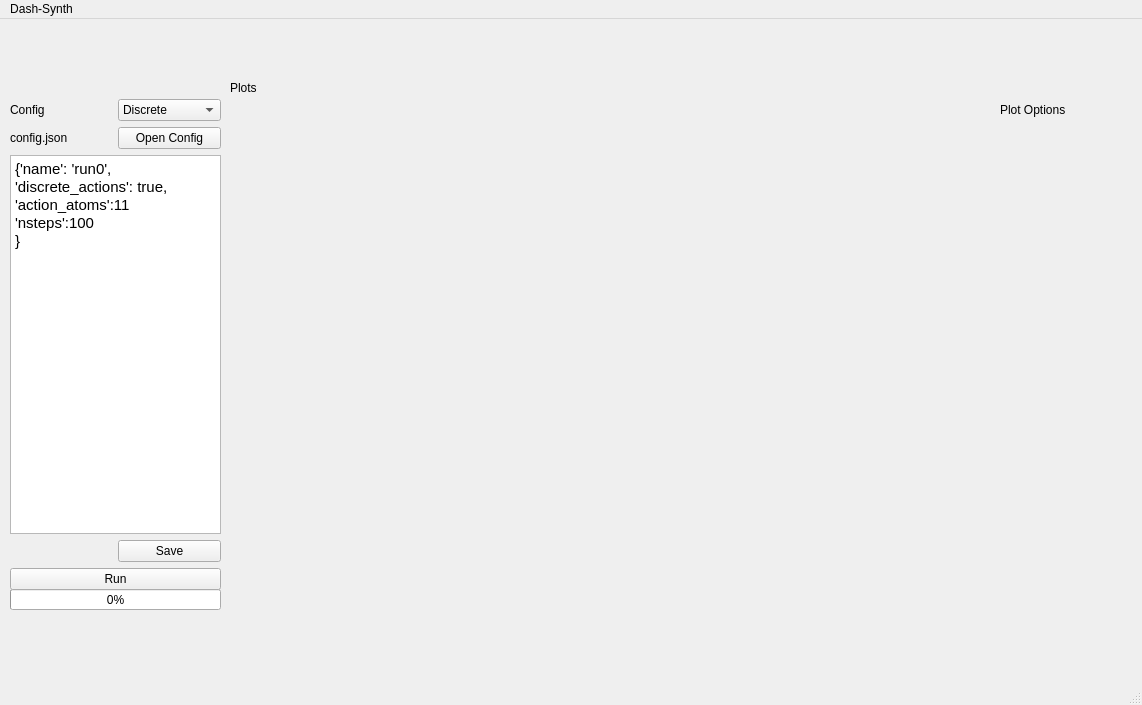
<?xml version="1.0" encoding="UTF-8"?>
<ui version="4.0">
 <class>MainWindow</class>
 <widget class="QMainWindow" name="MainWindow">
  <property name="geometry">
   <rect>
    <x>0</x>
    <y>0</y>
    <width>1142</width>
    <height>705</height>
   </rect>
  </property>
  <property name="windowTitle">
   <string>MainWindow</string>
  </property>
  <widget class="QWidget" name="centralwidget">
   <widget class="QWidget" name="PlotsWidget" native="true">
    <property name="geometry">
     <rect>
      <x>230</x>
      <y>80</y>
      <width>771</width>
      <height>531</height>
     </rect>
    </property>
   </widget>
   <widget class="QProgressBar" name="progressBar">
    <property name="geometry">
     <rect>
      <x>10</x>
      <y>570</y>
      <width>211</width>
      <height>21</height>
     </rect>
    </property>
    <property name="value">
     <number>0</number>
    </property>
   </widget>
   <widget class="QWidget" name="PlotOptionsWidget" native="true">
    <property name="geometry">
     <rect>
      <x>1000</x>
      <y>80</y>
      <width>141</width>
      <height>151</height>
     </rect>
    </property>
    <widget class="QLabel" name="PlotOptionsLabel">
     <property name="geometry">
      <rect>
       <x>0</x>
       <y>0</y>
       <width>111</width>
       <height>21</height>
      </rect>
     </property>
     <property name="text">
      <string>Plot Options</string>
     </property>
    </widget>
   </widget>
   <widget class="QLabel" name="PlotsLabel">
    <property name="geometry">
     <rect>
      <x>230</x>
      <y>60</y>
      <width>681</width>
      <height>17</height>
     </rect>
    </property>
    <property name="text">
     <string>Plots</string>
    </property>
   </widget>
   <widget class="QWidget" name="">
    <property name="geometry">
     <rect>
      <x>10</x>
      <y>80</y>
      <width>211</width>
      <height>491</height>
     </rect>
    </property>
    <layout class="QGridLayout" name="ControlsGridLayout">
     <item row="2" column="0" colspan="2">
      <widget class="QTextEdit" name="ParamsEdit">
       <property name="html">
        <string>&lt;!DOCTYPE HTML PUBLIC &quot;-//W3C//DTD HTML 4.0//EN&quot; &quot;http://www.w3.org/TR/REC-html40/strict.dtd&quot;&gt;
&lt;html&gt;&lt;head&gt;&lt;meta name=&quot;qrichtext&quot; content=&quot;1&quot; /&gt;&lt;style type=&quot;text/css&quot;&gt;
p, li { white-space: pre-wrap; }
&lt;/style&gt;&lt;/head&gt;&lt;body style=&quot; font-family:'Ubuntu'; font-size:11pt; font-weight:400; font-style:normal;&quot;&gt;
&lt;p style=&quot; margin-top:0px; margin-bottom:0px; margin-left:0px; margin-right:0px; -qt-block-indent:0; text-indent:0px;&quot;&gt;{'name': 'run0',&lt;/p&gt;
&lt;p style=&quot; margin-top:0px; margin-bottom:0px; margin-left:0px; margin-right:0px; -qt-block-indent:0; text-indent:0px;&quot;&gt;'discrete_actions': true,&lt;/p&gt;
&lt;p style=&quot; margin-top:0px; margin-bottom:0px; margin-left:0px; margin-right:0px; -qt-block-indent:0; text-indent:0px;&quot;&gt;'action_atoms':11&lt;/p&gt;
&lt;p style=&quot; margin-top:0px; margin-bottom:0px; margin-left:0px; margin-right:0px; -qt-block-indent:0; text-indent:0px;&quot;&gt;'nsteps':100&lt;/p&gt;
&lt;p style=&quot; margin-top:0px; margin-bottom:0px; margin-left:0px; margin-right:0px; -qt-block-indent:0; text-indent:0px;&quot;&gt;}&lt;/p&gt;&lt;/body&gt;&lt;/html&gt;</string>
       </property>
      </widget>
     </item>
     <item row="1" column="1">
      <widget class="QPushButton" name="FileOpenButton">
       <property name="text">
        <string>Open Config</string>
       </property>
      </widget>
     </item>
     <item row="1" column="0">
      <widget class="QLabel" name="FilenameLabel">
       <property name="text">
        <string>config.json</string>
       </property>
      </widget>
     </item>
     <item row="3" column="1">
      <widget class="QPushButton" name="FileSaveButton">
       <property name="text">
        <string>Save</string>
       </property>
      </widget>
     </item>
     <item row="0" column="1">
      <widget class="QComboBox" name="DiscreteChoice">
       <item>
        <property name="text">
         <string>Discrete</string>
        </property>
       </item>
       <item>
        <property name="text">
         <string>Continuous</string>
        </property>
       </item>
      </widget>
     </item>
     <item row="0" column="0">
      <widget class="QLabel" name="ConfigLabel">
       <property name="text">
        <string>Config</string>
       </property>
      </widget>
     </item>
     <item row="4" column="0" colspan="2">
      <widget class="QPushButton" name="RunCommand">
       <property name="text">
        <string>Run</string>
       </property>
      </widget>
     </item>
    </layout>
   </widget>
  </widget>
  <widget class="QStatusBar" name="statusbar"/>
  <widget class="QMenuBar" name="menubar">
   <property name="geometry">
    <rect>
     <x>0</x>
     <y>0</y>
     <width>1142</width>
     <height>22</height>
    </rect>
   </property>
   <widget class="QMenu" name="menuDash_Synth">
    <property name="title">
     <string>Dash-Synth</string>
    </property>
    <addaction name="separator"/>
    <addaction name="separator"/>
   </widget>
   <addaction name="menuDash_Synth"/>
  </widget>
 </widget>
 <resources/>
 <connections/>
</ui>
